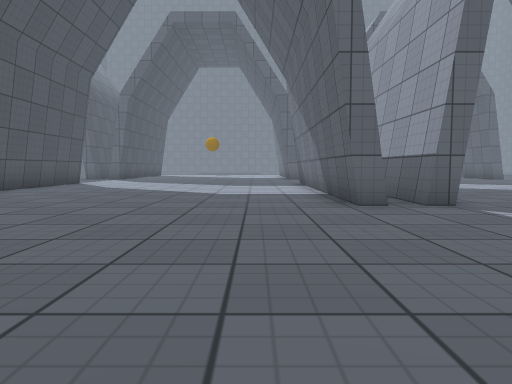
[1] (above)

23 first-person views from a walk through a 3-D level made in the Unity game engine. The camera is 0.64 m above the floor, tilts 4° down and sees 70° across. The floor is counted in squares, 1 m on a side. Each view is taken from the middle of a square. On the plan, view 1 faces up. The plan holds only what a view shows up to about 10 squares ahead; the rest is blank. The place goes on beyond the plan. The player is left out. Surface patterns are stand-ins for the level's own textures.

[2]
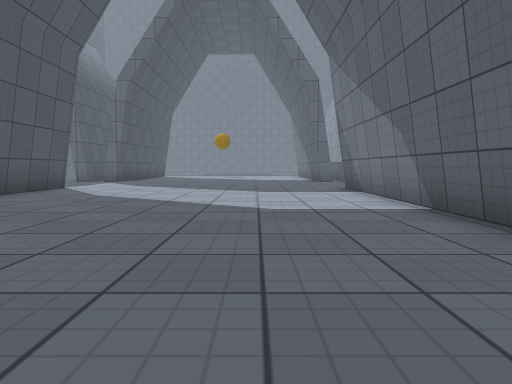

[3]
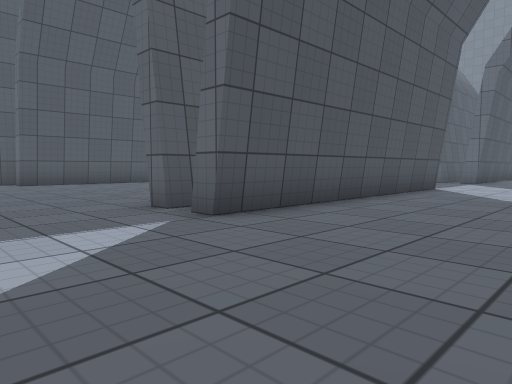

[4]
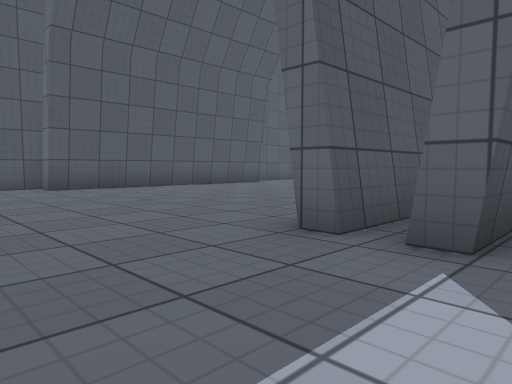

[5]
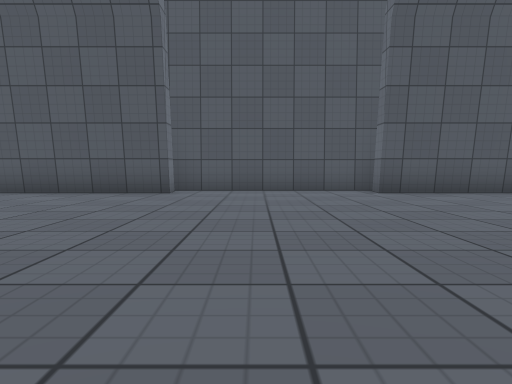

[6]
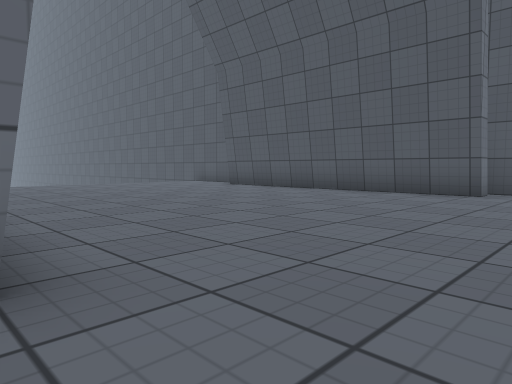

[7]
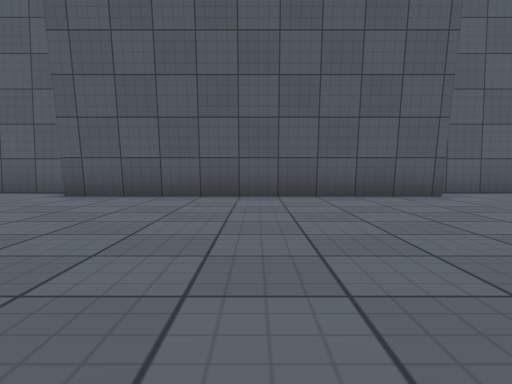

[8]
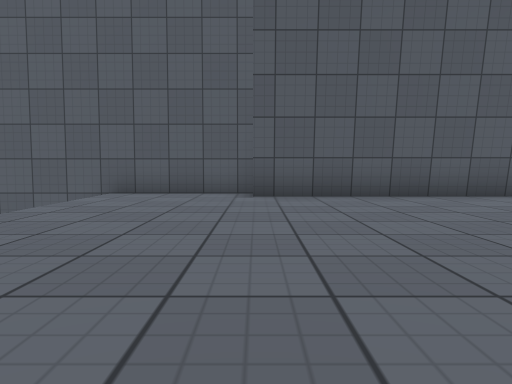

[9]
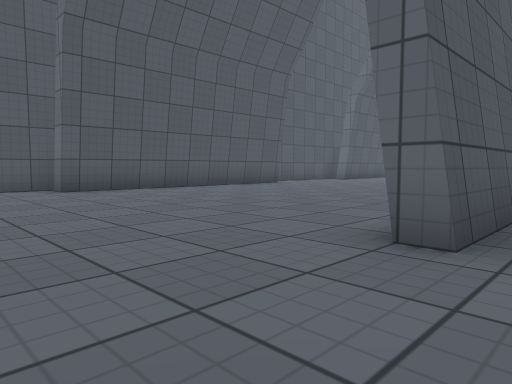

[10]
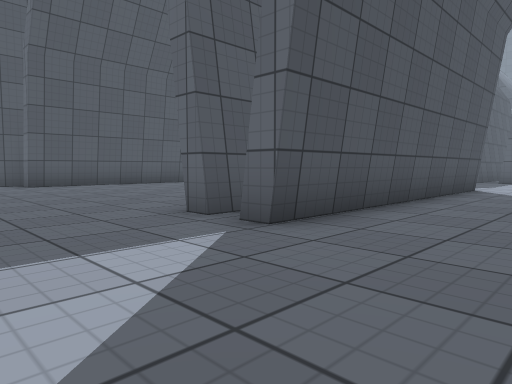

[11]
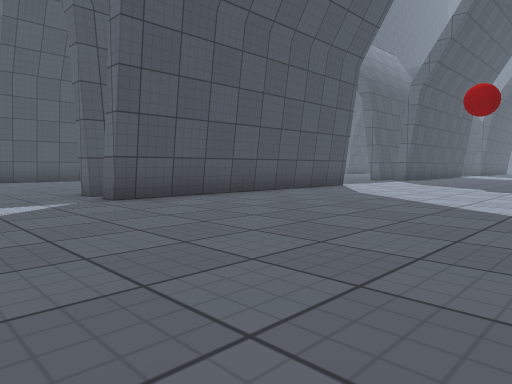

[12]
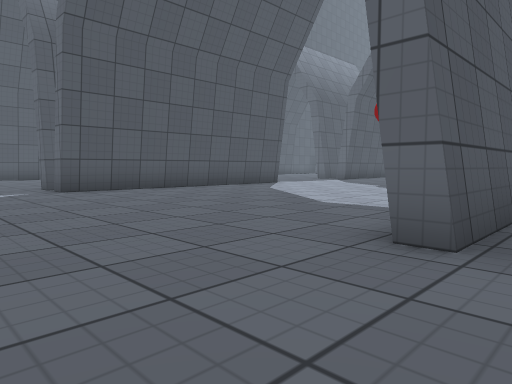

[13]
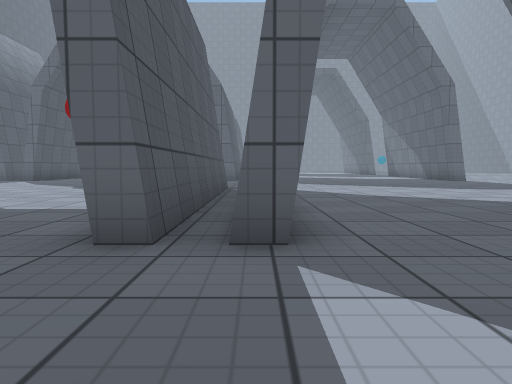

[14]
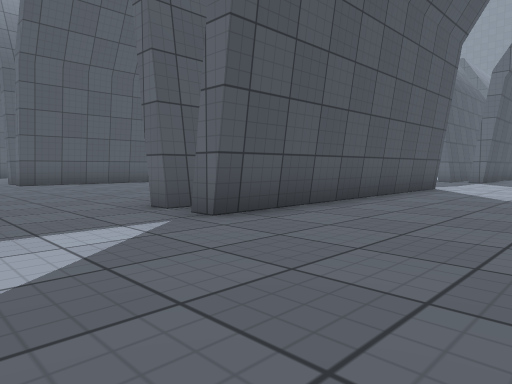

[15]
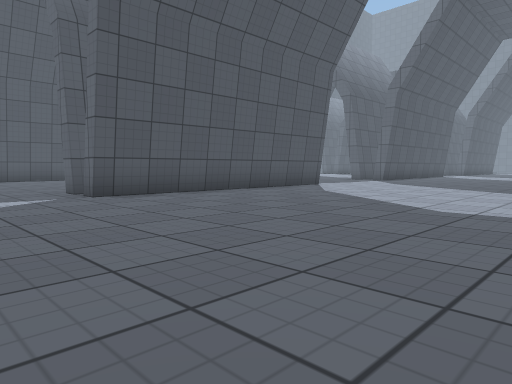

[16]
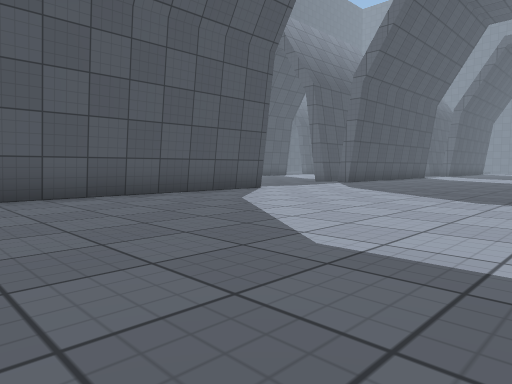

[17]
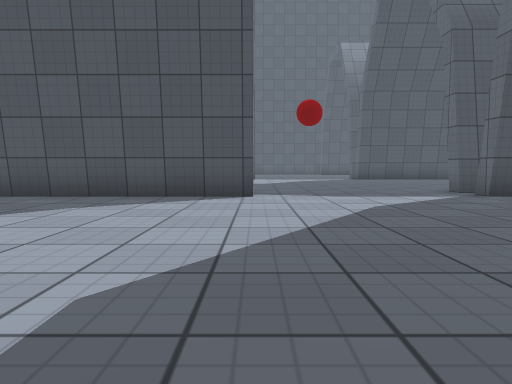

[18]
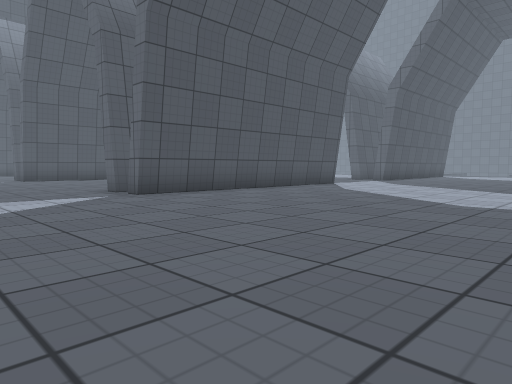

[19]
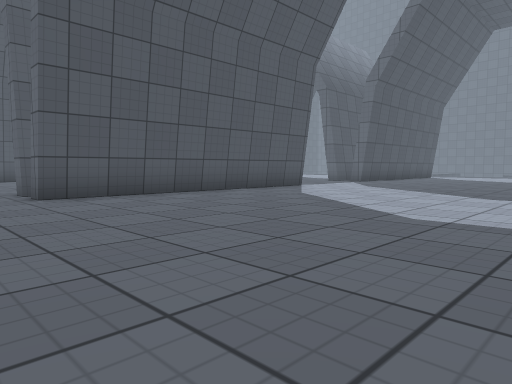

[20]
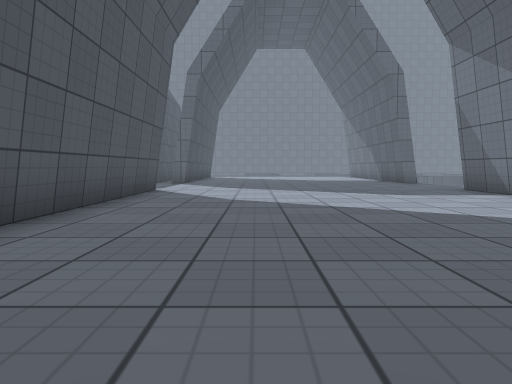

[21]
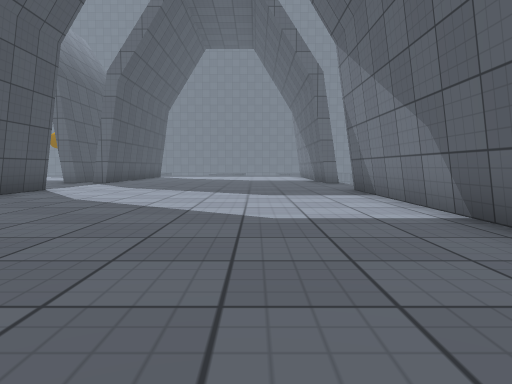

[22]
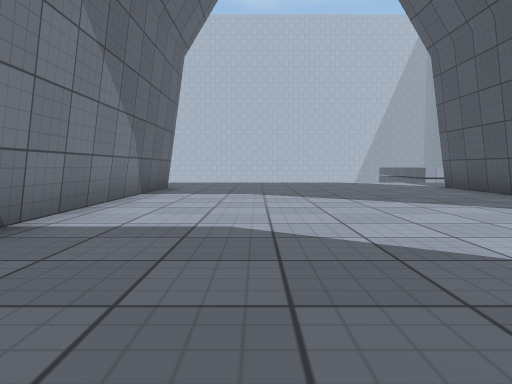

[23]
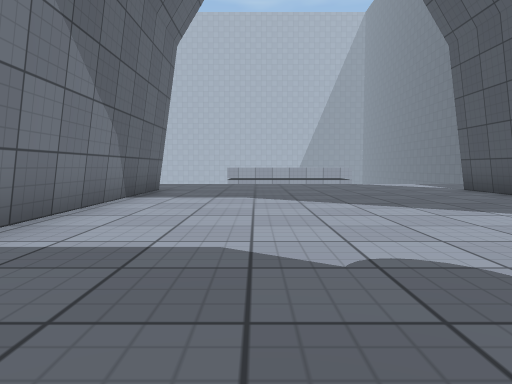

### Floor plan
Points are (right, up) in squares from view 1. A wall is a line through its corners. A room is listed if a view was taken in it or the views show most of it. See-through windows are left out.
Room 1 (views 1, 2, 3, 4, 5, 6, 7, 8, 9, 10, 11, 12, 13, 14, 15, 16, 17, 18, 19, 20, 21, 22, 23)
walls: (2.1, 0) (2.1, -7.1) (1.6, -7.1) (1.6, -0.6); (-6.7, 1) (-6.7, -7.1) (-7.2, -7.1); (3.3, 1) (3.3, -7.1) (2.8, -7.1); (2.1, 6.5) (2.1, 5.9) (1.6, 5.9) (1.6, 13.1); (-7.9, -4.5) (-7.9, -7.1) (-8.5, -7.1); (-7.9, 8.4) (-7.9, 5.9) (-8.5, 5.9); (-6.7, 13.6) (-6.7, 5.9) (-7.2, 5.9); (3.3, 14) (3.3, 5.9) (2.9, 5.9); (11.6, 7.6) (11.6, 14); (-17.2, 0.9) (-16.7, 0.9) (-16.7, -7.1) (-17.1, -7.1); (11.6, -6.1) (11.6, 0.4); (-17.7, 6.2) (-17.7, 0.8); (-16.7, 9.1) (-16.7, 5.9) (-17.2, 5.9); (-17.7, -6.8) (-17.7, -11.5)
ways out: gap at (12, 14)

Where each view was taken, in squares from view 1:
view 1: 0 up, 0 right, facing up
view 2: 3 up, 1 left, facing up
view 3: 3 up, 3 left, facing up-left
view 4: 3 up, 6 left, facing up-left
view 5: 3 up, 8 left, facing left
view 6: 3 up, 8 left, facing down-left
view 7: 3 down, 9 left, facing left
view 8: 7 down, 9 left, facing left
view 9: 10 down, 7 left, facing up-left
view 10: 10 down, 4 left, facing up-left
view 11: 10 down, 0 right, facing up-left
view 12: 10 down, 3 right, facing up-left
view 13: 10 down, 3 right, facing up
view 14: 10 down, 7 right, facing up-left
view 15: 10 down, 11 right, facing up-left
view 16: 7 down, 11 right, facing up-left
view 17: 1 up, 11 right, facing left
view 18: 2 up, 11 right, facing up-left
view 19: 4 up, 11 right, facing up-left
view 20: 4 up, 6 right, facing up
view 21: 4 up, 9 right, facing up
view 22: 4 up, 9 right, facing down
view 23: 3 up, 1 left, facing down
